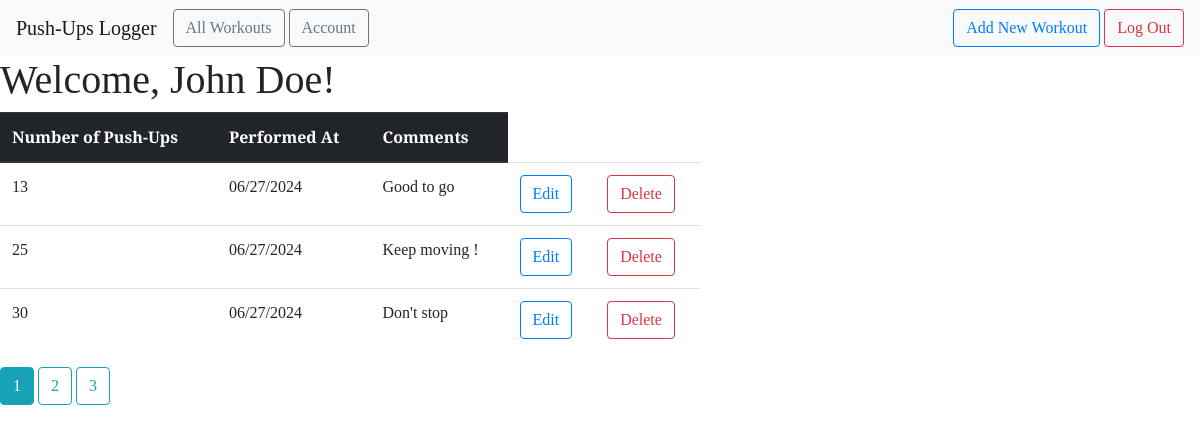
The page /all (signed in) on the database its author committed.
### models.py (models this page shows, shortened)
class User(db.Model, UserMixin):
    id = db.Column(db.Integer, primary_key=True, nullable=False)
    email = db.Column(db.String(100), unique=True, nullable=False)
    password = db.Column(db.String(100), nullable=False)
    name = db.Column(db.String(100), nullable=False)
    workouts = db.relationship('Workout', backref='author', lazy=True)

class Workout(db.Model):
    id = db.Column(db.Integer, primary_key=True)
    pushups = db.Column(db.Integer, nullable=False)
    date_posted = db.Column(db.DateTime, nullable=False, default=datetime.now(timezone.utc))
    comment = db.Column(db.Text, nullable=False)
    user_id = db.Column(db.Integer, db.ForeignKey('user.id'), nullable=False)

### main.py (the view)
@main.route('/all')
@login_required
def user_workouts():
    page = request.args.get('page', 1, type=int)
    user = User.query.filter_by(email=current_user.email).first_or_404()
    workouts = Workout.query.filter_by(author=user).paginate(page=page, per_page=3)
    return render_template('all_workouts.html', workouts=workouts, user=user)

### __init__.py (called while the page is built)
def create_app():
    app = Flask(__name__)
    app.debug=True
    app.config['SECRET_KEY'] = '1234'
    app.config['SQLALCHEMY_DATABASE_URI'] ='sqlite:///' + os.path.join(basedir, 'database.db')
    app.config['SQLALCHEMY_TRACK_MODIFICATIONS'] = False
    db.init_app(app)
    login_manager = LoginManager()
    login_manager.login_view = 'auth.login'
    login_manager.init_app(app)
    from .models import User
    @login_manager.user_loader
    def load_user(user_id):
        return User.query.get(int(user_id))
    with app.app_context():
        db.create_all()
    from .main import main as main_blueprint
    app.register_blueprint(main_blueprint)
    from .auth import auth as auth_blueprint
    app.register_blueprint(auth_blueprint)
    return app

### templates/all_workouts.html (shortened to what this page needs)
{% extends "base.html" %} {% block head %} {{ super() }}
<link
  rel="stylesheet"
  href="{{ url_for('static', filename= 'extended_beauty.css') }}"
/>
{% endblock %} {% block content %}
<h1>
  Welcome, {{ user.name }}!
</h1>
<div>
  <table class="table table-hover" style="width: 700px;">
    <thead class="thead-dark">
      <tr>
        <th scope="col">Number of Push-Ups</th>
        <th scope="col">Performed At</th>
        <th scope="col">Comments</th>
      </tr>
    </thead>
    <tbody>
      {% for workout in workouts %}
      <tr>
        <td>{{ workout.pushups }}</td>
        <td>{{ workout.date_posted.strftime('%m/%d/%Y') }}</td>
        <td>{{ workout.comment }}</td>
        <td>
          <a
            href="{{ url_for('main.update_workout', workout_id=workout.id)}}"
            class="btn btn-outline-primary"
            role="button"
          >
            Edit
          </a>
        </td>
        <td>
          <a
            href="{{ url_for('main.delete_workout', workout_id=workout.id)}}"
            class="btn btn-outline-danger"
            role="button"
          >
            Delete
          </a>
        </td>
      </tr>
      {% endfor %}
    </tbody>
  </table>
  {% for page_num in workouts.iter_pages(left_edge=1, right_edge=1,
    left_current=1, right_current=1) %} {% if page_num %} {% if workouts.page ==
    page_num %}
    <a
      class="btn btn-info mb-4"
      href="{{ url_for('main.user_workouts', page=page_num) }}"
      >{{ page_num }}</a
    >
    {% else %}
    <a
      class="btn btn-outline-info mb-4"
      href="{{ url_for('main.user_workouts', page=page_num) }}"
      >{{ page_num }}</a
    >
    {% endif %} {% else %} ... {% endif %} {% endfor %}
</div>
{% endblock %}

### templates/base.html (shortened to what this page needs)
<!DOCTYPE html>
<html lang="en">
  <head>
    {% block head %}
    <link
      rel="stylesheet"
      href="{{ url_for('static', filename= 'beauty.css') }}"
    />
    <link
      rel="stylesheet"
      href="https://maxcdn.bootstrapcdn.com/bootstrap/4.0.0/css/bootstrap.min.css"
    />
    {% endblock %}
  </head>
  <body>
    <nav class="navbar navbar-expand-lg navbar-light bg-light">
      <a class="navbar-brand" href="{{ url_for('main.index') }}"
        >Push-Ups Logger</a
      >
      <div class="collapse navbar-collapse" id="navbarSupportedContent">
        <ul class="navbar-nav mr-auto">
          <li class="nav-item active">
            <a
              href="{{ url_for('main.user_workouts') }}"
              class="btn btn-outline-secondary"
              role="button"
              >All Workouts</a
            >
          </li>
          <li class="nav-item">
            <a
              href="{{ url_for('main.profile') }}"
              class="btn btn-outline-secondary"
              role="button"
              style="margin-left: 4px;"
              >Account</a
            >
          </li>
        </ul>
        <form class="form-inline my-2 my-lg-0">
         {% if current_user.is_authenticated %}
          <a
            href="{{ url_for('main.new_workout') }}"
            class="btn btn-outline-primary"
            role="button"
            >Add New Workout</a
          >
         {% endif %}
         {% if current_user.is_authenticated %}
          <a
            href="{{ url_for('auth.logout') }}"
            class="btn btn-outline-danger"
            role="button"
            style="margin-left: 4px;"
            >Log Out</a
          >
          {% endif %}
        </form>
      </div>
    </nav>
    {% block content %} {% endblock %}
  </body>
</html>

### static/beauty.css (style rules this page uses)
* { font-family: "Arvo", serif; }

### static/extended_beauty.css (style rules this page uses)
h1, h2, h4, p { font-family: "Arvo", serif; }

### rows shown on the page
User: name "John Doe"
Workout: pushups "13", date_posted "06/27/2024", comment "Good to go"
Workout: pushups "25", date_posted "06/27/2024", comment "Keep moving !"
Workout: pushups "30", date_posted "06/27/2024", comment "Don't stop"

### other values the page prints
{{ page_num }} "1"
{{ page_num }} "2" "3"
